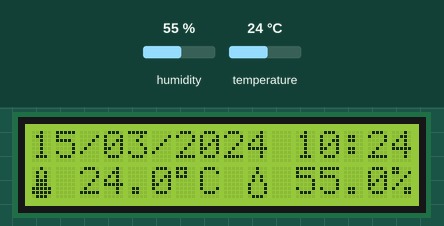
Simulated run of this sketch. Board: Arduino Uno, built with avr-gcc and run on an emulated ATmega328P. Parts: 16×2 character LCD. Inputs (shaded band) come from the test bench; at power-on: humidity 55 %, temperature 24 °C. The local clock reads 2024-03-15 10:24:30 at power-on unless the sketch sets it.

Above: at 1.2 s.
1.3 s: humidity set to 22 %
At 3.1 s:
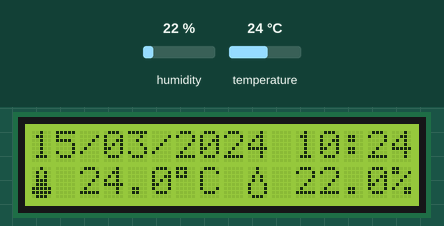
4.0 s: temperature set to 12 °C
At 4.6 s:
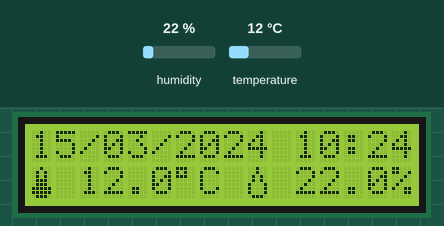
6.7 s: humidity set to 40 %
At 8.9 s:
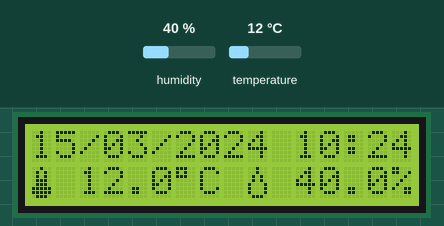
9.7 s: temperature set to 19 °C
At 11.6 s:
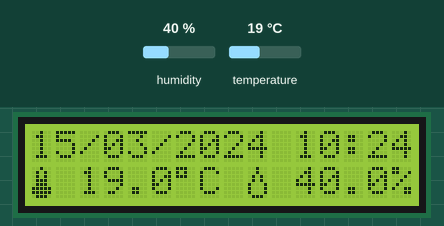
Timing chart, 0 to 13.1 s (numbered marks = the images above; inputs shaded):
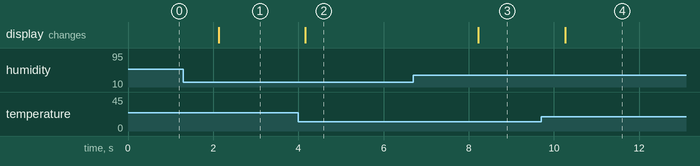

Measured:
- after the input at 1.3 s, the display: changes after 0.83 s (image 1)
- after the input at 4.0 s, the display: changes after 0.16 s (image 2)
- after the input at 6.7 s, the display: changes after 1.5 s (image 3)
- after the input at 9.7 s, the display: changes after 0.56 s (image 4)

The sketch:

ThermoHygroMeter.ino
```cpp
// Dependencies
#include <dht11.h>
dht11 DHT11;
#define DHT11PIN 13 // DHT11 signal pin must be plugged to a digital input (pins 8 to 13 on Arduino UNO)

#include <RTClib.h>
#include <Wire.h>
RTC_DS1307 DS1307;

#include <LiquidCrystal.h>
LiquidCrystal lcd(12, 11, 5, 4, 3, 2);
byte temperatureChar[8] = { B00100, B01010, B01010, B01110, B01110, B11111, B11111, B01110 };
byte dropChar[8] = { B00100, B00100, B01010, B01010, B10001, B10001, B10001, B01110 };
byte degreeChar[8] = { B11100, B10100, B11100, B00000, B00000, B00000, B00000, B00000 };

// Custom print fuctions
void printOnLCD(int customChar, float value, int type){
  lcd.write(customChar);
  lcd.print(" ");
  lcd.print((float)value, 1);
  switch(type){
    case 1:
      lcd.write(3);
      lcd.print("C ");
      break;
    case 2:
      lcd.print("%");
      break;
  }
}

void printInteger(int integer){
  if (integer < 10)
  {
    lcd.print(0);
  }
  lcd.print(integer);
}

void printDate(int day, int month, int year,  int hour, int minute){
  printInteger(day);
  lcd.print("/");
  printInteger(month);
  lcd.print("/");
  lcd.print(year);
  lcd.print(" ");
  printInteger(hour);
  lcd.print(":");
  printInteger(minute);
}

// Setup
void setup(){
  lcd.createChar(1, temperatureChar);
  lcd.createChar(2, dropChar);
  lcd.createChar(3, degreeChar);
  lcd.begin(16,2);

  Serial.begin(9600);
  Wire.begin();
  DS1307.begin();   // turn on the internal clock
}

// Loop
void loop(){
  // Read date from DS1307
  DateTime now = DS1307.now();

  // Read DHT11 sensor
  DHT11.read(DHT11PIN);

  // Clear LCD
  lcd.clear();

  // Write on first line
  lcd.setCursor(0, 0);
  printDate(now.day(), now.month(), now.year(), now.hour(), now.minute());

  // Write on second line
  lcd.setCursor(0, 1);

  // Display temperature
  printOnLCD(1, DHT11.temperature, 1);

  // Display humidity
  printOnLCD(2, DHT11.humidity, 2);

  // Wait
  delay(2000);
}
```
